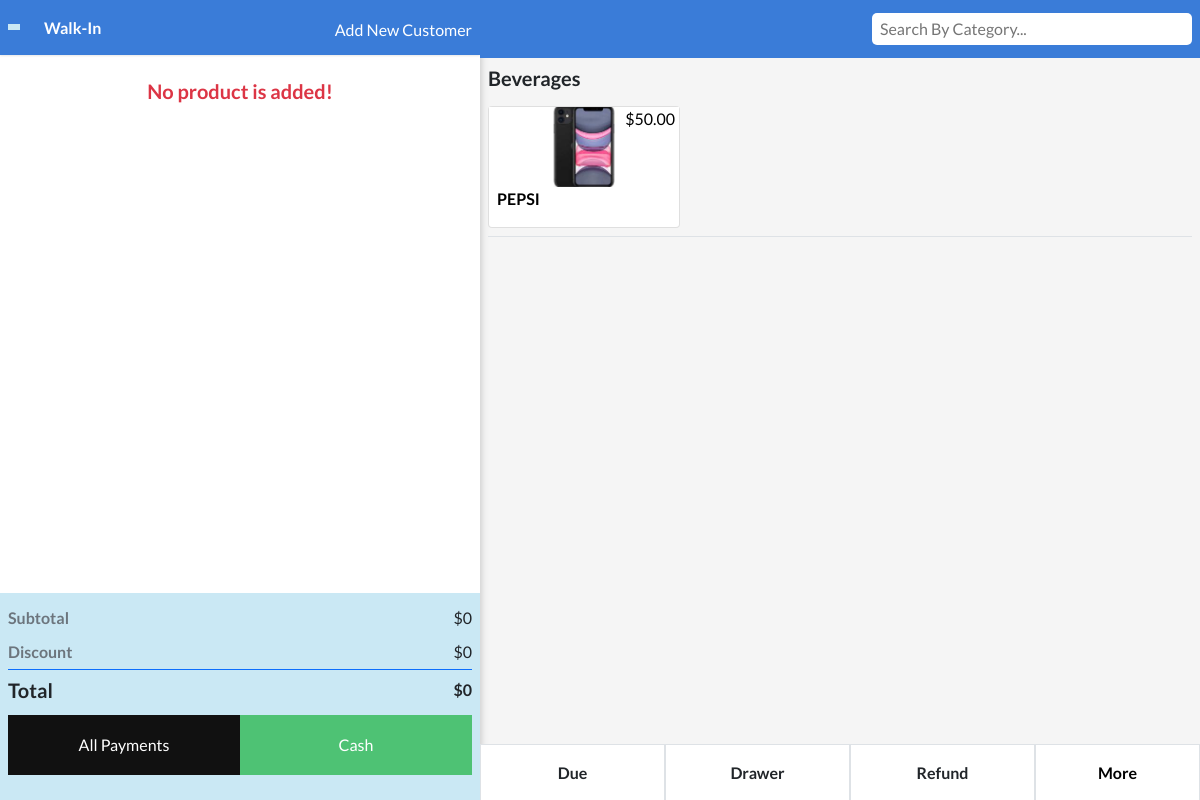
/restaurant/table-details/1/1/ (signed in), run on the app's committed database.
### restaurant/models.py (models this page shows, shortened)
class Category(models.Model):
    category_name = models.CharField(max_length=255)
    shop = models.ForeignKey(Shop, on_delete=models.CASCADE, null=True)
    class Meta:
        ordering = ["-id"]

class Item(models.Model):
    item_name = models.CharField(max_length=255)
    item_price = models.DecimalField(
        decimal_places=2, max_digits=10, default=0.00)
    buying_price = models.DecimalField(
        decimal_places=2, max_digits=10, default=0.00)
    brand = models.ForeignKey(
        Brand, on_delete=models.CASCADE, null=True, blank=True)
    category = models.ForeignKey(Category, on_delete=models.CASCADE)
    vendor = models.ForeignKey(Vendor, on_delete=models.CASCADE)
    shop = models.ForeignKey(Shop, on_delete=models.CASCADE, null=True)
    stock_amount = models.PositiveIntegerField(default=0)
    out_of_stock = models.BooleanField(default=False, null=True, blank=True)
    item_img = models.ImageField(upload_to="images/", null=True)
    product_descriptions = models.TextField(null=True)
    upc = models.IntegerField(null=True, blank=True)
    sku = models.CharField(max_length=255, null=True)
    class Meta:
        ordering = ['-id']

### restaurant/views.py (the view, shortened to what this page needs)
# urls.py: path("table-details/<int:shop_id>/<int:id>/", get_table_details, name="TableDetails"),
def get_table_details(request, shop_id, id, *args, **kwargs):
    shopId = get_object_or_404(Shop, pk=shop_id)
    if shopId.user == request.user:
        table_id = Table.objects.get(pk=id)
        category = Category.objects.filter(
                shop=shopId
            )
        items = Item.objects.filter(
                Q(out_of_stock=False) and Q(shop=shopId)
            )
        cart2 = request.session.get("cart2")
        remove = request.POST.get('remove')
        item_id = request.POST.get("item_id")
        customers = Customer.objects.filter(
            added_by=request.user
        )
        if not cart2:
            request.session.cart2 = {}
        cart_products2 = None
        if cart2:
            ids = list(request.session.get('cart2').keys())
            print(f"{ids=}")
            cart_products2 = Item.get_items(ids)
        args = {
            "table_id": table_id,
            "category": category,
            "items": items,
            "cart_products2": cart_products2,
            "shopId": shopId,
        }
        return render(request, "table/table_cart.html", args)
    else:
        return redirect("warning")

### restaurant/templates/table/table_cart.html (shortened to what this page needs)
{% extends "restaurant/base.html" %}
{% load static %}
{% load table_filter %}
{% block content %}
<link
  rel="stylesheet"
  href="{% static 'css/restaurant/openRestaurant.css' %}"
/>
{% include "restaurant/sidebar.html" %}
<section class="restaurant__mainContent d-flex flex-wrap">
{% load rest_custom_filter %}
<link rel="stylesheet" href="{% static 'css/restaurant/openRestaurantLeftContent.css' %}" />
<div class="restaurant__leftContent bg-white">
  <div
    class="
      restaurant__leftNavbar
      d-flex
      justify-content-between
      align-items-center
      px-2
      w-100
    "
  >
    <div class="d-flex align-items-center">
      <section class="restaurant__hamburgerMenu">
      </section>
      <section class="restaurant__walkIn ms-4">
        <p class="text-white fw-bold" id="getCustomerWalkIn">
          Walk-In
        </p>
      </section>
    </div>
    <section class="restaurant__clearUser d-flex align-items-center">
      <div id="restaurant__addNewCustomer" class="text-white ms-3 mt-1">
         Add New
        Customer
      </div>
    </section>
  </div>
  <div
    class="
      d-flex
      flex-column
      justify-content-between
      restaurant__leftMiddleBottomSection
    "
  >
    <section class="restaurant__leftMiddleSection pt-4 px-2">
      {% if cart_products2 %}
        {% for c in cart_products2 %}
        <div
          class="
            d-flex
            justify-content-between
            border-bottom border-muted border-2
            mb-2
          "
        >
          <p class="fw-bold">{{ c.item_name }}</p>
          <section class="d-flex flex-column">
            <div
              class="
                restaurant__productQuantity
                d-flex
                justify-content-center
                align-items-center
              "
            >
              <form method="POST" action="">
                {% csrf_token %}
                <input hidden type="text" name="item_id" value="{{ c.id }}">
                <button
                  class="
                    fs-5
                    d-flex
                    justify-content-center
                    align-items-center
                    fw-bold
                    text-white
                  "
                >
                  +
                </button>
              </form>
              <p class="mx-1 border border-dark">{{ c|cart_quantity:request.session.cart2 }}</p>
              <form method="POST" action="">
                {% csrf_token %}
                <input hidden type="text" name="item_id" value="{{c.id}}" />
                <input hidden type="number" name="remove" value="-1" />
                <button
                  class="
                    fs-5
                    d-flex
                    justify-content-center
                    align-items-center
                    fw-bold
                    text-white
                  "
                >
                  -
                </button>
              </form>
            </div>
            <p class="text-muted text-center mt-1">${{ c.item_price }}</p>
          </section>
          <section>
            <h5 class="fw-bold">${{ c|cart_total:request.session.cart2 }}</h5>
          </section>
          <form method="POST" action="{% url 'delete-product' shopId.id c.id  %}">
            {% csrf_token %}
            {% comment %} <input hidden type="text" name="remove" value="{{cart_products.id}}"/> {% endcomment %}
            {% comment %} <input hidden type="number" name="remove" value="-1" /> {% endcomment %}
            <section class="delete__restaurantProduct">
              <button type="submit" style="border: none;">
                <span
                class="iconify text-danger fs-5"
                data-icon="carbon:close-outline"
              ></span>
              </button>
            </section>
          </form>
        </div>
        {% endfor %}
        {% else %}
        <div class="text-center">
          <h5 class="text-danger fw-bold m-auto">No product is added!</h5>
        </div>
      {% endif %}
    </section>
    <section class="restaurant__leftBottomSection w-100 pt-2 px-2">
      <div class="d-flex justify-content-between align-items-center">
        <p class="fw-bold text-muted">Subtotal</p>
        <p>${% if cart_products2 %}{{ cart_products2|get_grand_total:request.session.cart2 }}{% else %}0{% endif %}</p>
      </div>
      <div class="d-flex justify-content-between align-items-center">
        <p class="fw-bold text-muted">Discount</p>
        <p>$0</p>
      </div>
      <div
        class="
          d-flex
          justify-content-between
          align-items-center
          border-top border-1 border-primary
          pt-1
        "
      >
        <h5 class="fw-bold">Total</h5>
        <p class="fw-bold">${% if cart_products2 %}{{ cart_products2|get_grand_total:request.session.cart2 }}{% else %}0{% endif %}</p>
      </div>
      <div class="d-flex restaurant__cashButtons my-2">
        <a href="#">
          <button class="p-3 text-white">All Payments</button>
        </a>
        <section>
          <button class="p-3 text-white restaurant__cashButton">Cash</button>
        </section>
      </div>
    </section>
  </div>
</div>
  <div class="restaurant__rightContent">
      <section class="restaurant__rightNavbar px-2 d-flex justify-content-end">
        <div class="restaurant__productSearchField bg-white d-flex align-items-center">
            <input onkeyup="matchName(this)" class="w-100" type="search" placeholder="Search By Category..." >
        </div>
      </section>
        <div class="d-flex flex-column justify-content-between restaurant__rightMiddleAndBottom">
            <section class="restaurant__rightMiddleContent">
                {% for c in category %}
                {% if c.item_set.all|length > 0 %}
                    <div class="restaurant__rightCategorySection border-bottom border-muted pb-2 my-2 mx-2">
                        <h5 class="fw-bold mb-3 restaurant__catName">{{ c.category_name }}</h5>
                        <section class="d-flex flex-wrap restaurant__categoryProductSection">
                            {% for i in c.item_set.all %}
                            <form method="POST" class="restaurant__categoryProductForm" action="">
                                <button class="card restaurant__rightProductCard p-0">
                                    <section class="restaurant__rightCatProduct w-100">
                                        <div class="restaurant__rightCatProdutImg">
                                            {% if i.item_img.url %}
                                            <img src="{{ i.item_img.url }}" alt="">
                                            {% else %}No Image Found{% endif %}
                                        </div>
                                        <div class="px-1">
                                            <p>${{ i.item_price }}</p>
                                        </div>
                                    </section>
                                    <section class="px-2">
                                        <p class="fw-bold get__restaurantProductName">{{ i.item_name }}</p>
                                    </section>
                                </button>
                            </form>
                            {% endfor %}
                        </section>
                    </div>
                {% endif %}
                {% endfor %}
            </section>
            <section class="justify-content-end">
                <div class="d-flex restaurant__rightBottom">
                    <a class="fw-bold text-dark border border-muted p-3 text-center bg-white" href="{% url 'due-restaurant' shopId.id%}">Due</a>
                    <a class="fw-bold text-dark border border-muted p-3 text-center bg-white" href="#">Drawer</a>
                    <a class="fw-bold text-dark border border-muted p-3 text-center bg-white" href="{% url 'restaurant-all-payments' shopId.id %}">Refund</a>
                    <button class="fw-bold border border-muted bg-white">More </button>
                </div>
            </section>
        </div>
  </div>
</section>
{% endblock %}

### static/css/restaurant/base.css (style rules this page uses)
*, *::before, *::after { box-sizing: border-box; list-style: none !important; text-decoration: none !important; font-family: 'Lato', sans-serif; }
:root { --background-primary: #f5f5f5; --blue-primary: #3a7cd8; --blue-second-primary: #CAE8F4; --dark-primary: #111; --green-primary: #4EC274; --dark-blue-primary: #434C55; --white-primary: #fff; --blue-third-primary: #bfdeff; }
body { background-color: var(--background-primary); }

### static/css/restaurant/openRestaurant.css (style rules this page uses)
.restaurant__rightContent { position: fixed; top: 0; left: 40%; width: 60%; height: 100%; }
.restaurant__rightNavbar { padding-top: 0.8rem; padding-bottom: 0.8rem; background-color: var(--blue-primary); }
.restaurant__productSearchField { width: 20rem; border-radius: 5px; padding: 3px 6px; }
.restaurant__productSearchField > input { outline: none; border: none; }
.restaurant__rightProductCard { width: 12rem; }
.restaurant__categoryProductSection { gap: 0.5rem; }
.restaurant__categoryProductForm { transition: box-shadow 0.2s ease-in-out; }
.restaurant__rightCatProduct { position: relative; }
.restaurant__rightCatProduct > div:last-child { position: absolute; top: 0; right: 0; background-color: rgba(255, 255, 255, 0.5); }
.restaurant__rightCatProdutImg { width: 100%; height: 5rem; }
.restaurant__rightCatProdutImg > img { width: 100%; height: 100%; object-fit: cover; }
.restaurant__rightMiddleContent { overflow-x: hidden; overflow-y: auto; }
.restaurant__rightBottom { padding-bottom: 3.5rem; }
.restaurant__rightBottom > a, .restaurant__rightBottom > button { flex: 1; }

### static/css/restaurant/openRestaurantLeftContent.css (style rules this page uses)
.restaurant__leftMiddleSection > div > p, .restaurant__productQuantity > p, .restaurant__walkIn > p, .restaurant__rightCatProduct > div:last-child > p, .restaurant__modelTotalAmount > h5, .restaurant__amountReceived > p:last-child { margin-block-start: 0 !important; margin-block-end: 0 !important; }
.restaurant__leftContent { position: fixed; top: 0; left: 0; width: 40%; height: 100%; box-shadow: rgba(0, 0, 0, 0.24) 0px 3px 8px; }
.restaurant__leftNavbar { padding-top: 0.9rem; padding-bottom: 0.8rem; background-color: var(--blue-primary); box-shadow: rgba(0, 0, 0, 0.1) 0px 1px 2px 0px; }
.restaurant__hamburgerMenu { margin-top: -0.2rem !important; background-color: var(--blue-second-primary); padding: 3px 6px; cursor: pointer; }
.restaurant__clearUser > div { cursor: pointer; }
.restaurant__walkIn { position: relative; }
.restaurant__walkIn > p { cursor: pointer; z-index: 50 !important; }
#restaurant__addNewCustomer { font-weight: 500; position: relative; z-index: 500; }
.restaurant__leftMiddleBottomSection, .restaurant__rightMiddleAndBottom { height: 100%; }
.restaurant__leftBottomSection { padding-bottom: 4.5rem; }
.restaurant__leftMiddleSection { overflow-x: hidden; overflow-y: auto; }
.restaurant__leftBottomSection { background-color: var(--blue-second-primary); }
.restaurant__leftBottomSection > div > h5, .restaurant__leftBottomSection > div > p { margin-block-start: 0.3rem !important; margin-block-end: 0.3rem !important; }
.restaurant__cashButtons > a, .restaurant__addCustomerBtn, .restaurant__cashButtons > section { width: 100%; }
.restaurant__cashButtons > a > button, .restaurant__addCustomerBtn, .restaurant__cashButtons > section > button, .restaurant__modalBtn { width: 100%; height: 100%; padding: 10px 25px; border: 2px solid var(--dark-primary); font-weight: 500; background: transparent; cursor: pointer; background: var(--dark-primary); color: var(--white-primary); z-index: 1; transition: all 0.3s ease; position: relative; display: inline-block; }
.restaurant__cashButtons > a > button::after, .restaurant__addCustomerBtn::after, .restaurant__cashButtons > section > button::after, .restaurant__modalBtn::after { position: absolute; content: ""; width: 0; height: 100%; top: 0; right: 0; z-index: -1; background: var(--background-primary); transition: all 0.3s ease; }
.restaurant__cashButtons > section > button { background-color: var(--green-primary); border: 2px solid var(--green-primary); }

### data on the page
Category: category_name "Beverages"
Item: item_img (picture), item_price "50.00", item_name "PEPSI"
